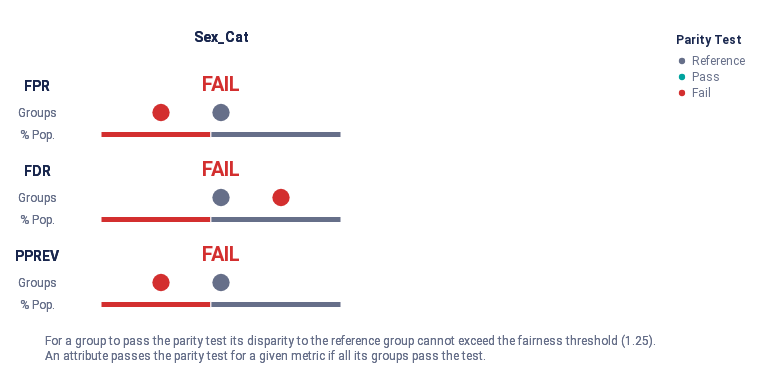

Source (notebook cell):
### Code cell
summary_plot_kidney = audit_sex_groups.summary_plot(
    metrics=metrics,
    fairness_threshold=disparity_tolerance,
)
summary_plot_kidney

### Figure 1 — Vega-Lite specification as saved in the notebook (floating-point values rounded to 4 significant figures)
{"config": {"view": {"continuousWidth": 400, "continuousHeight": 300, "strokeWidth": 0}, "legend": {"labelColor": "rgb(102, 111, 137)", "labelFont": "Roboto, Arial, sans-serif", "labelFontSize": 12, "rowPadding": 4, "symbolSize": 40, "titleBaseline": "top", "titleColor": "rgb(25, 39, 78)", "titleFont": "Roboto, Arial, sans-serif", "titleFontSize": 12, "titleFontWeight": "bold", "titlePadding": 8}}, "vconcat": [{"hconcat": [{"vconcat": [{"mark": {"type": "text", "align": "center", "baseline": "middle", "color": "rgb(25, 39, 78)", "font": "Roboto, Arial, sans-serif", "fontWeight": "bold", "size": 14}, "encoding": {"text": {"value": ""}}, "height": 45.0, "width": 32.0}, {"layer": [{"mark": {"type": "text", "align": "center", "baseline": "middle", "color": "rgb(25, 39, 78)", "font": "Roboto, Arial, sans-serif", "fontWeight": "bold", "size": 14}, "encoding": {"text": {"value": "FPR"}, "y": {"axis": {"domain": false, "grid": false, "labels": false, "ticks": false, "title": null}, "field": "y_position", "scale": {"domain": [3, 1]}, "type": "quantitative"}}, "transform": [{"calculate": "1.2", "as": "y_position"}]}, {"mark": {"type": "text", "align": "center", "baseline": "middle", "color": "rgb(102, 111, 137)", "font": "Roboto, Arial, sans-serif", "size": 12}, "encoding": {"text": {"value": "Groups"}, "y": {"axis": {"domain": false, "grid": false, "labels": false, "ticks": false, "title": null}, "field": "y_position", "scale": {"domain": [3, 1]}, "type": "quantitative"}}, "transform": [{"calculate": "2", "as": "y_position"}]}, {"mark": {"type": "text", "align": "center", "baseline": "middle", "color": "rgb(102, 111, 137)", "font": "Roboto, Arial, sans-serif", "size": 12}, "encoding": {"text": {"value": "% Pop."}, "y": {"axis": {"domain": false, "grid": false, "labels": false, "ticks": false, "title": null}, "field": "y_position", "scale": {"domain": [3, 1]}, "type": "quantitative"}}, "transform": [{"calculate": "2.7", "as": "y_position"}]}], "height": 65.0, "width": 32.0}, {"layer": [{"mark": {"type": "text", "align": "center", "baseline": "middle", "color": "rgb(25, 39, 78)", "font": "Roboto, Arial, sans-serif", "fontWeight": "bold", "size": 14}, "encoding": {"text": {"value": "FDR"}, "y": {"axis": {"domain": false, "grid": false, "labels": false, "ticks": false, "title": null}, "field": "y_position", "scale": {"domain": [3, 1]}, "type": "quantitative"}}, "transform": [{"calculate": "1.2", "as": "y_position"}]}, {"mark": {"type": "text", "align": "center", "baseline": "middle", "color": "rgb(102, 111, 137)", "font": "Roboto, Arial, sans-serif", "size": 12}, "encoding": {"text": {"value": "Groups"}, "y": {"axis": {"domain": false, "grid": false, "labels": false, "ticks": false, "title": null}, "field": "y_position", "scale": {"domain": [3, 1]}, "type": "quantitative"}}, "transform": [{"calculate": "2", "as": "y_position"}]}, {"mark": {"type": "text", "align": "center", "baseline": "middle", "color": "rgb(102, 111, 137)", "font": "Roboto, Arial, sans-serif", "size": 12}, "encoding": {"text": {"value": "% Pop."}, "y": {"axis": {"domain": false, "grid": false, "labels": false, "ticks": false, "title": null}, "field": "y_position", "scale": {"domain": [3, 1]}, "type": "quantitative"}}, "transform": [{"calculate": "2.7", "as": "y_position"}]}], "height": 65.0, "width": 32.0}, {"layer": [{"mark": {"type": "text", "align": "center", "baseline": "middle", "color": "rgb(25, 39, 78)", "font": "Roboto, Arial, sans-serif", "fontWeight": "bold", "size": 14}, "encoding": {"text": {"value": "PPREV"}, "y": {"axis": {"domain": false, "grid": false, "labels": false, "ticks": false, "title": null}, "field": "y_position", "scale": {"domain": [3, 1]}, "type": "quantitative"}}, "transform": [{"calculate": "1.2", "as": "y_position"}]}, {"mark": {"type": "text", "align": "center", "baseline": "middle", "color": "rgb(102, 111, 137)", "font": "Roboto, Arial, sans-serif", "size": 12}, "encoding": {"text": {"value": "Groups"}, "y": {"axis": {"domain": false, "grid": false, "labels": false, "ticks": false, "title": null}, "field": "y_position", "scale": {"domain": [3, 1]}, "type": "quantitative"}}, "transform": [{"calculate": "2", "as": "y_position"}]}, {"mark": {"type": "text", "align": "center", "baseline": "middle", "color": "rgb(102, 111, 137)", "font": "Roboto, Arial, sans-serif", "size": 12}, "encoding": {"text": {"value": "% Pop."}, "y": {"axis": {"domain": false, "grid": false, "labels": false, "ticks": false, "title": null}, "field": "y_position", "scale": {"domain": [3, 1]}, "type": "quantitative"}}, "transform": [{"calculate": "2.7", "as": "y_position"}]}], "height": 65.0, "width": 32.0}], "bounds": "flush", "data": {"name": "data-79dd248bdaa0ea02c535240e8ad022c8"}, "spacing": 20.0}, {"hconcat": [{"vconcat": [{"data": {"name": "data-79dd248bdaa0ea02c535240e8ad022c8"}, "mark": {"type": "text", "align": "center", "baseline": "middle", "color": "rgb(25, 39, 78)", "font": "Roboto, Arial, sans-serif", "fontWeight": "bold", "size": 14}, "encoding": {"text": {"value": "Sex_Cat"}}, "height": 45.0, "width": 240.0}, {"layer": [{"data": {"name": "data-0648884f34076ca4404072fa7f837079"}, "mark": {"type": "text", "align": "center", "baseline": "middle", "font": "Roboto, Arial, sans-serif", "fontWeight": "bold", "size": 20}, "encoding": {"color": {"field": "parity_result", "legend": {"offset": 0, "padding": 20, "title": "Parity Test"}, "scale": {"domain": ["Reference", "Pass", "Fail"], "range": ["rgb(102, 111, 137)", "rgb(0, 163, 158)", "rgb(211, 47, 47)"]}, "type": "ordinal"}, "text": {"value": "FAIL"}, "y": {"axis": {"domain": false, "grid": false, "labels": false, "ticks": false, "title": null}, "field": "y_position", "scale": {"domain": [3, 1]}, "type": "quantitative"}}, "transform": [{"calculate": "1", "as": "y_position"}]}, {"data": {"name": "data-17fb7689948422ff9042c144eba445de"}, "mark": {"type": "bar", "size": 6, "stroke": "white"}, "encoding": {"color": {"field": "fpr_parity_result", "legend": null, "scale": {"domain": ["Reference", "Pass", "Fail"], "range": ["rgb(102, 111, 137)", "rgb(0, 163, 158)", "rgb(211, 47, 47)"]}, "type": "ordinal"}, "tooltip": [{"field": "fpr_parity_result", "title": "Parity", "type": "nominal"}, {"field": "tooltip_group_size", "title": "Size", "type": "nominal"}, {"field": "tooltip_groups_name_size", "title": "Groups", "type": "nominal"}], "x": {"aggregate": "sum", "axis": {"domain": false, "grid": false, "labels": false, "ticks": false, "title": null}, "field": "group_size", "stack": "normalize", "type": "quantitative"}, "y": {"axis": {"domain": false, "grid": false, "labels": false, "ticks": false, "title": null}, "field": "y_position", "scale": {"domain": [3, 1]}, "type": "quantitative"}}, "transform": [{"calculate": "2.8", "as": "y_position"}]}, {"data": {"name": "data-10722e92254cc669e2ad2706e930df47"}, "mark": {"type": "circle", "opacity": 1}, "encoding": {"color": {"field": "fpr_parity_result", "legend": null, "scale": {"domain": ["Reference", "Pass", "Fail"], "range": ["rgb(102, 111, 137)", "rgb(0, 163, 158)", "rgb(211, 47, 47)"]}, "type": "ordinal"}, "size": {"value": 300}, "tooltip": [{"field": "attribute_value", "title": "Group", "type": "nominal"}, {"field": "tooltip_group_size", "title": "Group Size", "type": "nominal"}, {"field": "tooltip_parity_test_explanation_fpr", "title": "Parity Test", "type": "nominal"}, {"field": "tooltip_disparity_explanation_fpr", "title": "Disparity", "type": "nominal"}, {"field": "fpr", "format": ".2f", "title": "FPR", "type": "quantitative"}], "x": {"axis": {"domain": false, "grid": false, "labels": false, "ticks": false, "title": null}, "field": "fpr_disparity_rank", "scale": {"domain": [-2, 2], "nice": false}, "type": "quantitative"}, "y": {"axis": {"domain": false, "grid": false, "labels": false, "ticks": false, "title": null}, "field": "y_position", "scale": {"domain": [3, 1]}, "type": "quantitative"}}, "transform": [{"calculate": "2", "as": "y_position"}]}], "height": 65.0, "resolve": {"scale": {"x": "independent"}}, "width": 240.0}, {"layer": [{"data": {"name": "data-0648884f34076ca4404072fa7f837079"}, "mark": {"type": "text", "align": "center", "baseline": "middle", "font": "Roboto, Arial, sans-serif", "fontWeight": "bold", "size": 20}, "encoding": {"color": {"field": "parity_result", "legend": {"offset": 0, "padding": 20, "title": "Parity Test"}, "scale": {"domain": ["Reference", "Pass", "Fail"], "range": ["rgb(102, 111, 137)", "rgb(0, 163, 158)", "rgb(211, 47, 47)"]}, "type": "ordinal"}, "text": {"value": "FAIL"}, "y": {"axis": {"domain": false, "grid": false, "labels": false, "ticks": false, "title": null}, "field": "y_position", "scale": {"domain": [3, 1]}, "type": "quantitative"}}, "transform": [{"calculate": "1", "as": "y_position"}]}, {"data": {"name": "data-30428c921be934219210f5b17e9e14f3"}, "mark": {"type": "bar", "size": 6, "stroke": "white"}, "encoding": {"color": {"field": "fdr_parity_result", "legend": null, "scale": {"domain": ["Reference", "Pass", "Fail"], "range": ["rgb(102, 111, 137)", "rgb(0, 163, 158)", "rgb(211, 47, 47)"]}, "type": "ordinal"}, "tooltip": [{"field": "fdr_parity_result", "title": "Parity", "type": "nominal"}, {"field": "tooltip_group_size", "title": "Size", "type": "nominal"}, {"field": "tooltip_groups_name_size", "title": "Groups", "type": "nominal"}], "x": {"aggregate": "sum", "axis": {"domain": false, "grid": false, "labels": false, "ticks": false, "title": null}, "field": "group_size", "stack": "normalize", "type": "quantitative"}, "y": {"axis": {"domain": false, "grid": false, "labels": false, "ticks": false, "title": null}, "field": "y_position", "scale": {"domain": [3, 1]}, "type": "quantitative"}}, "transform": [{"calculate": "2.8", "as": "y_position"}]}, {"data": {"name": "data-10722e92254cc669e2ad2706e930df47"}, "mark": {"type": "circle", "opacity": 1}, "encoding": {"color": {"field": "fdr_parity_result", "legend": null, "scale": {"domain": ["Reference", "Pass", "Fail"], "range": ["rgb(102, 111, 137)", "rgb(0, 163, 158)", "rgb(211, 47, 47)"]}, "type": "ordinal"}, "size": {"value": 300}, "tooltip": [{"field": "attribute_value", "title": "Group", "type": "nominal"}, {"field": "tooltip_group_size", "title": "Group Size", "type": "nominal"}, {"field": "tooltip_parity_test_explanation_fdr", "title": "Parity Test", "type": "nominal"}, {"field": "tooltip_disparity_explanation_fdr", "title": "Disparity", "type": "nominal"}, {"field": "fdr", "format": ".2f", "title": "FDR", "type": "quantitative"}], "x": {"axis": {"domain": false, "grid": false, "labels": false, "ticks": false, "title": null}, "field": "fdr_disparity_rank", "scale": {"domain": [-2, 2], "nice": false}, "type": "quantitative"}, "y": {"axis": {"domain": false, "grid": false, "labels": false, "ticks": false, "title": null}, "field": "y_position", "scale": {"domain": [3, 1]}, "type": "quantitative"}}, "transform": [{"calculate": "2", "as": "y_position"}]}], "height": 65.0, "resolve": {"scale": {"x": "independent"}}, "width": 240.0}, {"layer": [{"data": {"name": "data-0648884f34076ca4404072fa7f837079"}, "mark": {"type": "text", "align": "center", "baseline": "middle", "font": "Roboto, Arial, sans-serif", "fontWeight": "bold", "size": 20}, "encoding": {"color": {"field": "parity_result", "legend": {"offset": 0, "padding": 20, "title": "Parity Test"}, "scale": {"domain": ["Reference", "Pass", "Fail"], "range": ["rgb(102, 111, 137)", "rgb(0, 163, 158)", "rgb(211, 47, 47)"]}, "type": "ordinal"}, "text": {"value": "FAIL"}, "y": {"axis": {"domain": false, "grid": false, "labels": false, "ticks": false, "title": null}, "field": "y_position", "scale": {"domain": [3, 1]}, "type": "quantitative"}}, "transform": [{"calculate": "1", "as": "y_position"}]}, {"data": {"name": "data-41d2f801658fca22aa00cf5e0dd2d216"}, "mark": {"type": "bar", "size": 6, "stroke": "white"}, "encoding": {"color": {"field": "pprev_parity_result", "legend": null, "scale": {"domain": ["Reference", "Pass", "Fail"], "range": ["rgb(102, 111, 137)", "rgb(0, 163, 158)", "rgb(211, 47, 47)"]}, "type": "ordinal"}, "tooltip": [{"field": "pprev_parity_result", "title": "Parity", "type": "nominal"}, {"field": "tooltip_group_size", "title": "Size", "type": "nominal"}, {"field": "tooltip_groups_name_size", "title": "Groups", "type": "nominal"}], "x": {"aggregate": "sum", "axis": {"domain": false, "grid": false, "labels": false, "ticks": false, "title": null}, "field": "group_size", "stack": "normalize", "type": "quantitative"}, "y": {"axis": {"domain": false, "grid": false, "labels": false, "ticks": false, "title": null}, "field": "y_position", "scale": {"domain": [3, 1]}, "type": "quantitative"}}, "transform": [{"calculate": "2.8", "as": "y_position"}]}, {"data": {"name": "data-10722e92254cc669e2ad2706e930df47"}, "mark": {"type": "circle", "opacity": 1}, "encoding": {"color": {"field": "pprev_parity_result", "legend": null, "scale": {"domain": ["Reference", "Pass", "Fail"], "range": ["rgb(102, 111, 137)", "rgb(0, 163, 158)", "rgb(211, 47, 47)"]}, "type": "ordinal"}, "size": {"value": 300}, "tooltip": [{"field": "attribute_value", "title": "Group", "type": "nominal"}, {"field": "tooltip_group_size", "title": "Group Size", "type": "nominal"}, {"field": "tooltip_parity_test_explanation_pprev", "title": "Parity Test", "type": "nominal"}, {"field": "tooltip_disparity_explanation_pprev", "title": "Disparity", "type": "nominal"}, {"field": "pprev", "format": ".2f", "title": "PPREV", "type": "quantitative"}], "x": {"axis": {"domain": false, "grid": false, "labels": false, "ticks": false, "title": null}, "field": "pprev_disparity_rank", "scale": {"domain": [-2, 2], "nice": false}, "type": "quantitative"}, "y": {"axis": {"domain": false, "grid": false, "labels": false, "ticks": false, "title": null}, "field": "y_position", "scale": {"domain": [3, 1]}, "type": "quantitative"}}, "transform": [{"calculate": "2", "as": "y_position"}]}], "height": 65.0, "resolve": {"scale": {"x": "independent"}}, "width": 240.0}], "bounds": "flush", "spacing": 20.0}], "bounds": "flush", "spacing": 288.0}], "bounds": "flush", "spacing": 80.0}, {"layer": [{"mark": {"type": "text", "align": "left", "baseline": "top", "fill": "rgb(102, 111, 137)", "font": "Roboto, Arial, sans-serif", "fontSize": 12, "fontWeight": "normal"}, "encoding": {"text": {"value": "For a group to pass the parity test its disparity to the reference group cannot exceed the fairness threshold (1.25)."}, "x": {"value": 24.0}, "y": {"value": 0}}}, {"mark": {"type": "text", "align": "left", "baseline": "top", "fill": "rgb(102, 111, 137)", "font": "Roboto, Arial, sans-serif", "fontSize": 12, "fontWeight": "normal"}, "encoding": {"text": {"value": "An attribute passes the parity test for a given metric if all its groups pass the test."}, "x": {"value": 24.0}, "y": {"value": 15.0}}}], "data": {"name": "data-79dd248bdaa0ea02c535240e8ad022c8"}}], "padding": 15, "usermeta": {"embedOptions": {"scaleFactor": 5, "downloadFileName": "summary_chart"}}, "$schema": "https://vega.github.io/schema/vega-lite/v4.17.0.json", "datasets": {"data-79dd248bdaa0ea02c535240e8ad022c8": [{"a": 1, "b": 0}, {"a": 1, "b": 0}], "data-0648884f34076ca4404072fa7f837079": [{"parity_result": "Fail"}], "data-17fb7689948422ff9042c144eba445de": [{"fpr_parity_result": "Fail", "attribute_name": "sex_cat", "total_entities": 238, "group_size": 109, "tooltip_groups_name_size": "Female (109)", "tooltip_group_size": "109 (45.80%)"}, {"fpr_parity_result": "Reference", "attribute_name": "sex_cat", "total_entities": 238, "group_size": 129, "tooltip_groups_name_size": "Male (129)", "tooltip_group_size": "129 (54.20%)"}], "data-10722e92254cc669e2ad2706e930df47": [{"attribute_name": "sex_cat", "attribute_value": "Female", "group_size": 109, "total_entities": 238, "ref_group_value": "Male", "fpr": 0.02885, "fdr": 0.5, "pprev": 0.05505, "fpr_disparity": 0.5433, "fdr_disparity": 1.333, "pprev_disparity": 0.4438, "fpr_disparity_scaled": -0.8407, "fpr_parity_result": "Fail", "tooltip_parity_test_explanation_fpr": "Fail. Above fairness threshold of 1.25", "tooltip_disparity_explanation_fpr": "1.84 times smaller FPR than the reference group", "tooltip_group_size": "109 (45.80%)", "fpr_disparity_rank": -1.0, "group_size_formatted": "109", "tooltip_groups_name_size": "Female (109)", "fdr_disparity_scaled": 0.3333, "fdr_parity_result": "Fail", "tooltip_parity_test_explanation_fdr": "Fail. Above fairness threshold of 1.25", "tooltip_disparity_explanation_fdr": "1.33 times larger FDR than the reference group", "fdr_disparity_rank": 1.0, "pprev_disparity_scaled": -1.253, "pprev_parity_result": "Fail", "tooltip_parity_test_explanation_pprev": "Fail. Above fairness threshold of 1.25", "tooltip_disparity_explanation_pprev": "2.25 times smaller PPREV than the reference group", "pprev_disparity_rank": -1.0}, {"attribute_name": "sex_cat", "attribute_value": "Male", "group_size": 129, "total_entities": 238, "ref_group_value": "Male", "fpr": 0.0531, "fdr": 0.375, "pprev": 0.124, "fpr_disparity": 1.0, "fdr_disparity": 1.0, "pprev_disparity": 1.0, "fpr_disparity_scaled": 0.0, "fpr_parity_result": "Reference", "tooltip_parity_test_explanation_fpr": "Reference group", "tooltip_disparity_explanation_fpr": "Reference group", "tooltip_group_size": "129 (54.20%)", "fpr_disparity_rank": 0.0, "group_size_formatted": "129", "tooltip_groups_name_size": "Male (129)", "fdr_disparity_scaled": 0.0, "fdr_parity_result": "Reference", "tooltip_parity_test_explanation_fdr": "Reference group", "tooltip_disparity_explanation_fdr": "Reference group", "fdr_disparity_rank": 0.0, "pprev_disparity_scaled": 0.0, "pprev_parity_result": "Reference", "tooltip_parity_test_explanation_pprev": "Reference group", "tooltip_disparity_explanation_pprev": "Reference group", "pprev_disparity_rank": 0.0}], "data-30428c921be934219210f5b17e9e14f3": [{"fdr_parity_result": "Fail", "attribute_name": "sex_cat", "total_entities": 238, "group_size": 109, "tooltip_groups_name_size": "Female (109)", "tooltip_group_size": "109 (45.80%)"}, {"fdr_parity_result": "Reference", "attribute_name": "sex_cat", "total_entities": 238, "group_size": 129, "tooltip_groups_name_size": "Male (129)", "tooltip_group_size": "129 (54.20%)"}], "data-41d2f801658fca22aa00cf5e0dd2d216": [{"pprev_parity_result": "Fail", "attribute_name": "sex_cat", "total_entities": 238, "group_size": 109, "tooltip_groups_name_size": "Female (109)", "tooltip_group_size": "109 (45.80%)"}, {"pprev_parity_result": "Reference", "attribute_name": "sex_cat", "total_entities": 238, "group_size": 129, "tooltip_groups_name_size": "Male (129)", "tooltip_group_size": "129 (54.20%)"}]}}
